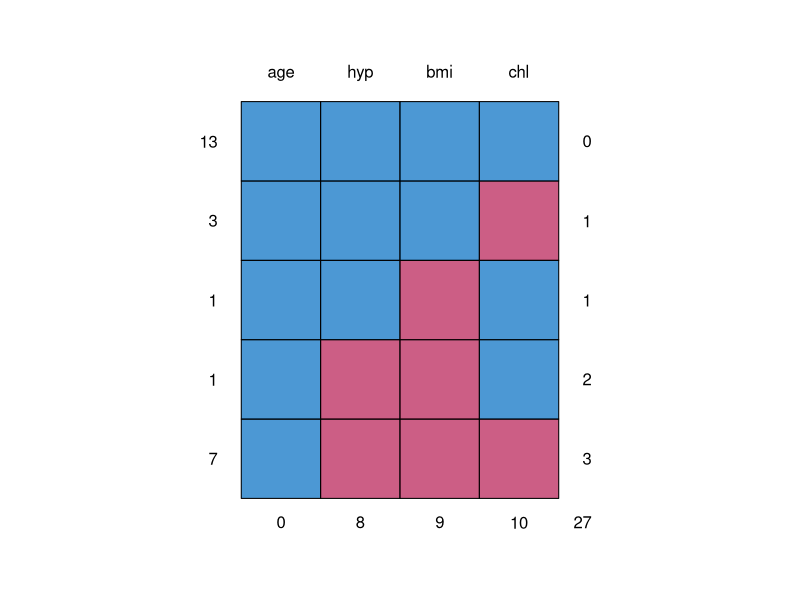
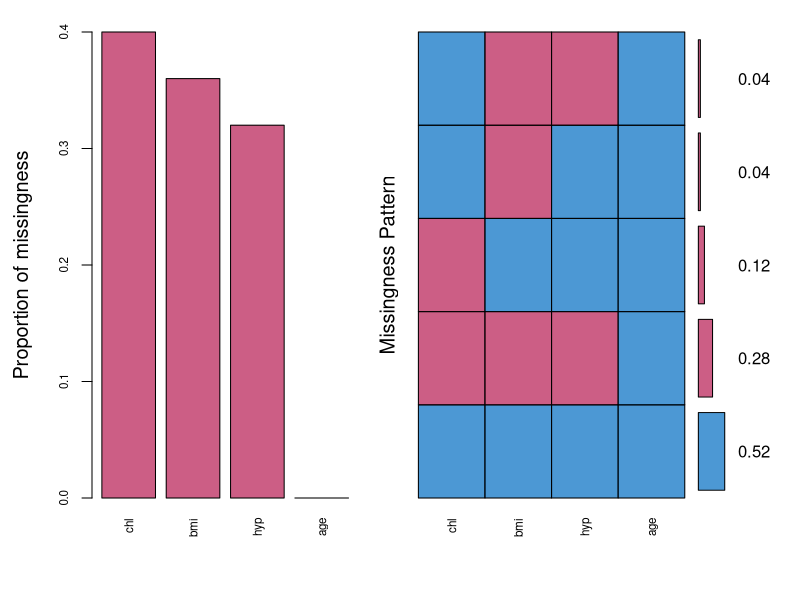
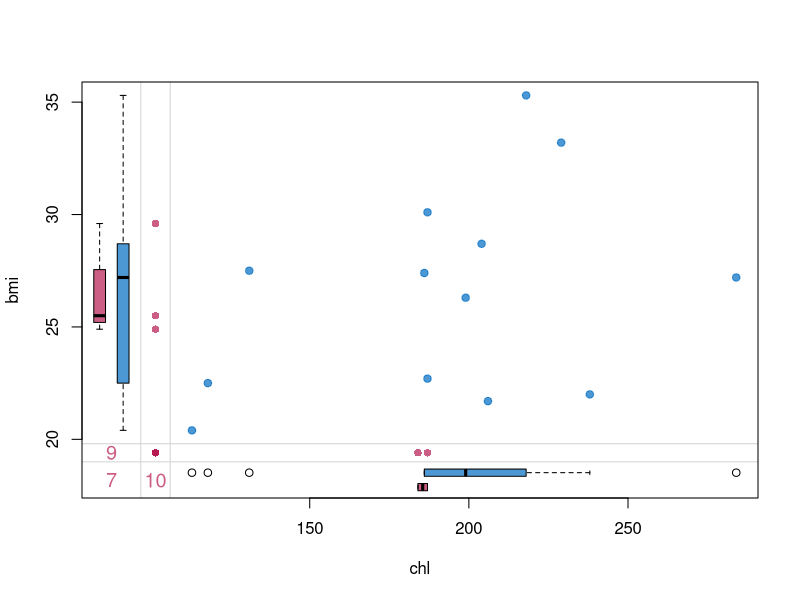
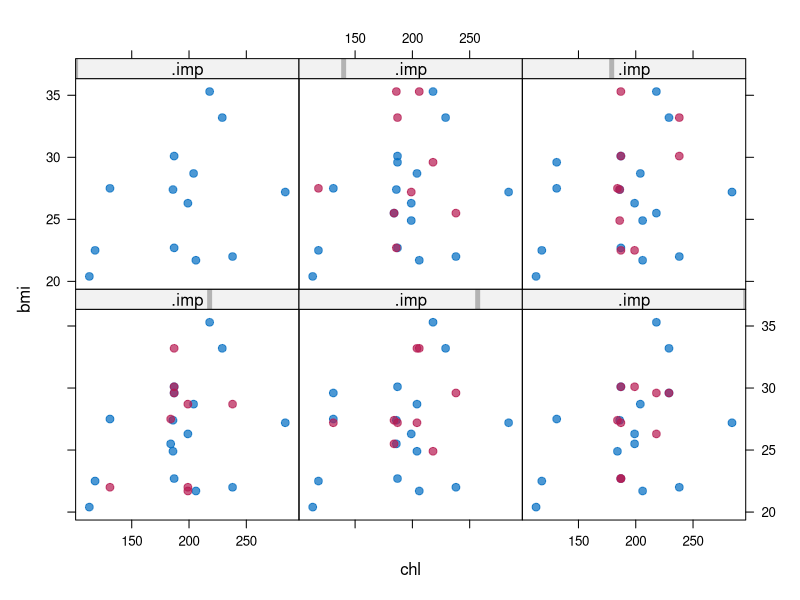
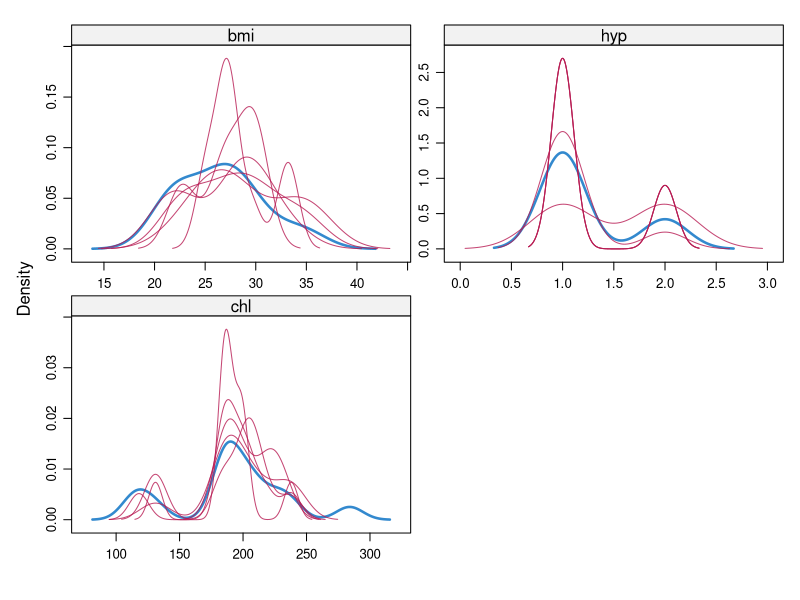

These figures' R source, in order:
#Types of Missing Values

#Missing values are typically classified into three types 
#- MCAR, MAR, and NMAR.

#MCAR stands for Missing Completely At Random and is the rarest type of missing values
#when there is no cause to the missingness. In other words, the missing values are 
#unrelated to any feature, just as the name suggests.

#MAR stands for Missing At Random and implies that the values which are missing
#can be completely explained by the data we already have. 

#If the missing values are not MAR or MCAR then they fall into the third category
#of missing values known as Not Missing At Random, otherwise abbreviated as NMAR. 





#Loading the mice package
library(mice)

#Loading the following package for looking at the missing values
library(VIM)
library(lattice)
data(nhanes)

nhanes$age=as.factor(nhanes$age)

#understand the missing value pattern
md.pattern(nhanes)

#plot the missing values
nhanes_miss = aggr(nhanes, col=mdc(1:2),
                   numbers=TRUE, sortVars=TRUE,
                   labels=names(nhanes),
                   cex.axis=.7,
                   gap=3,
                   ylab=c("Proportion of missingness","Missingness Pattern"))

#Drawing margin plot
marginplot(nhanes[, c("chl", "bmi")],
           col = mdc(1:2),
           cex.numbers = 1.2, pch = 19)




#Imputing missing values using mice
mice_imputes = mice(nhanes, m=5, maxit = 40)
#I have used three parameters for the package. The first is the dataset,
#the second is the number of times the model should run.
#I have used the default value of 5 here.
#This means that I now have 5 imputed datasets.
#Every dataset was created after a maximum of 40 iterations
#which is indicated by "maxit" parameter.

#What methods were used for imputing and what is the result
mice_imputes$method
mice_imputes$imp

#Imputed dataset
Imputed_data=complete(mice_imputes,5)

#Plotting and comparing values with xyplot()
xyplot(mice_imputes, bmi ~ chl | .imp, pch = 20, cex = 1.4)
#Here again, the blue ones are the observed data and red ones are imputed data.
#The red points should ideally be similar to the blue ones so that the imputed 
#values are similar. We can also look at the density plot of the data.

#make a density plot
densityplot(mice_imputes)
#Just as it was for the xyplot(), the red imputed values should be similar
#to the blue imputed values for them to be MAR here.
